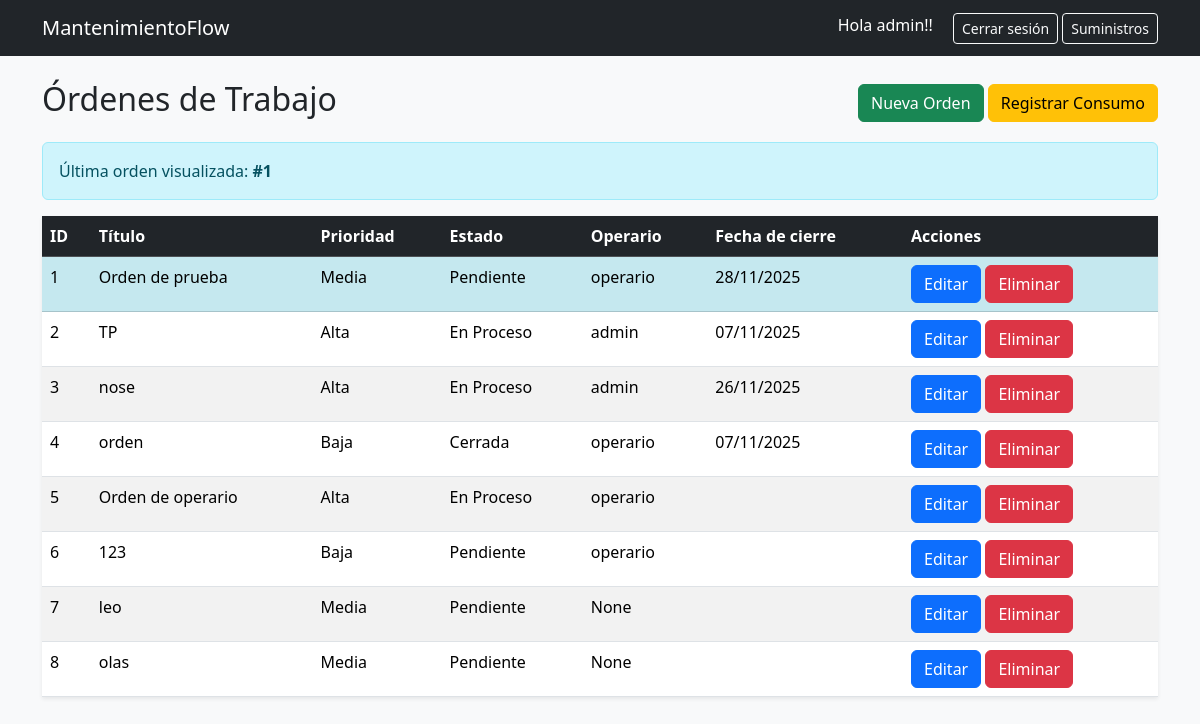
The app's page / (signed in), older data.
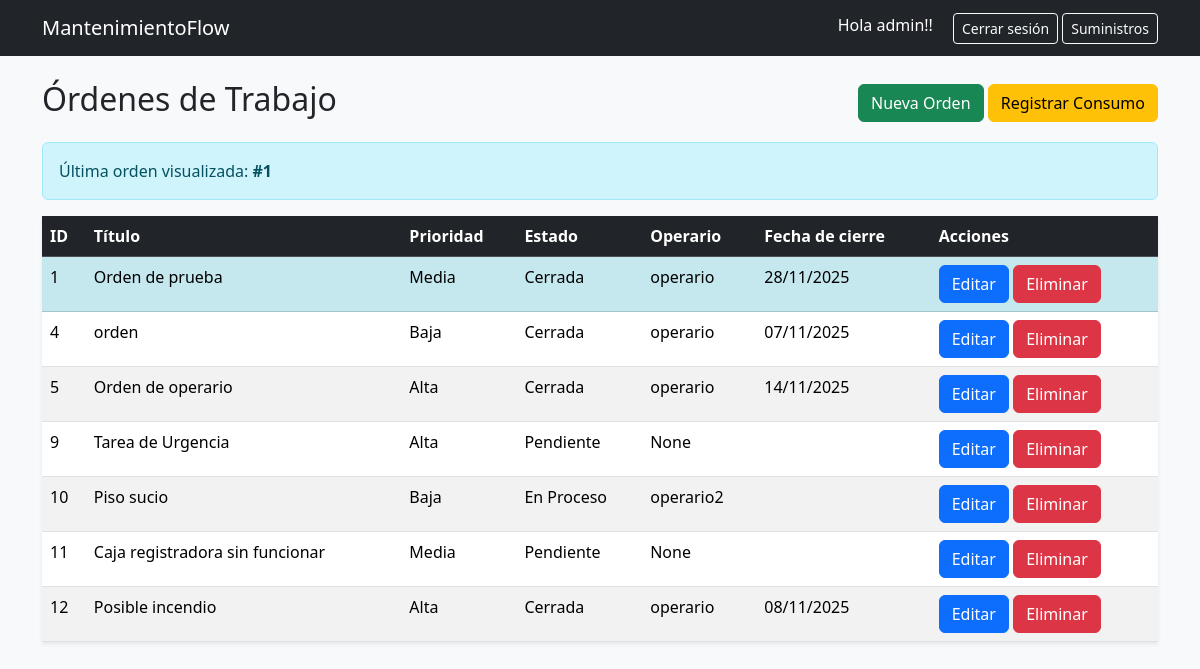
The same page, newer data.
### mantenimiento/models.py (models this page shows, shortened)
class OrdenDeTrabajo(models.Model):
    PRIORIDAD = [
        ('Baja', 'Baja'),
        ('Media', 'Media'),
        ('Alta', 'Alta')
    ]
    ESTADO = [
        ('Pendiente', 'Pendiente'),
        ('En Proceso', 'En Proceso'),
        ('Cerrada', 'Cerrada')
    ]
    titulo = models.CharField(max_length=100)
    descripcion_falla = models.TextField()
    prioridad = models.CharField(max_length=10, choices=PRIORIDAD)
    fecha_creacion = models.DateField(auto_now_add=True)
    fecha_cierre_real = models.DateField(null=True, blank=True)
    estado = models.CharField(max_length=15, choices=ESTADO, default='Pendiente')
    creador = models.ForeignKey(User, related_name='ordenes_creadas', on_delete=models.CASCADE)
    operario_asignado = models.ForeignKey(User, related_name='ordenes_asignadas', null=True, blank=True, on_delete=models.SET_NULL)

### mantenimiento/views.py (the view)
# urls.py: path('', views.orden_list, name='orden_list'),
@login_required
def orden_list(request):
    user = request.user
    if user.groups.filter(name='Operario').exists():
        ordenes = OrdenDeTrabajo.objects.filter(creador=user) | OrdenDeTrabajo.objects.filter(operario_asignado=user)
    else:
        ordenes = OrdenDeTrabajo.objects.all()
    ultima = request.session.get('ultima_orden')
    return render(request, 'orden_list.html', {'ordenes': ordenes, 'ultima_orden': ultima})

### mantenimiento/templates/orden_list.html (shortened to what this page needs)
{% extends "base.html" %}
{% block content %}
<div class="d-flex justify-content-between align-items-center mb-3">
  <h2>Órdenes de Trabajo</h2>
  <div>
    {% if perms.mantenimiento.add_ordendetrabajo %}
    <a href="{% url 'crear_orden' %}" class="btn btn-success">Nueva Orden</a>
    {% endif %}
    {% if perms.mantenimiento.add_consumosuministro %}
    <a href="{% url 'registrar_consumo' %}" class="btn btn-warning">Registrar Consumo</a>
    {% endif %}
  </div>
</div>
{% if ultima_orden %}
  <div class="alert alert-info">
    Última orden visualizada: <strong>#{{ ultima_orden }}</strong>
  </div>
{% endif %}
{% if ordenes %}
  <table class="table table-striped shadow-sm">
    <thead class="table-dark">
      <tr>
        <th>ID</th>
        <th>Título</th>
        <th>Prioridad</th>
        <th>Estado</th>
        <th>Operario</th>
        <th>Fecha de cierre</th>
        <th>Acciones</th>
      </tr>
    </thead>
    <tbody>
      {% for orden in ordenes %}
      <tr {% if orden.id|stringformat:"s" == ultima_orden|stringformat:"s" %}class="table-info"{% endif %}>
        <td>{{ orden.id }}</td>
        <td>{{ orden.titulo }}</td>
        <td>{{ orden.prioridad }}</td>
        <td>{{ orden.estado }}</td>
        <td>{{ orden.operario_asignado }}</td>
        <td>{{ orden.fecha_cierre_real|date:"d/m/Y" }}</td>
        <td>
          {% if perms.mantenimiento.change_ordendetrabajo %}
            <a href="{% url 'asignar_orden' orden.id %}" class="btn btn-primary ">Editar</a>
          {% endif %}
          {% if perms.mantenimiento.delete_ordendetrabajo %}
            <a href="{% url 'eliminar_orden' orden.id %}" class="btn btn-danger">Eliminar</a>
          {% endif %}
        </td>
      </tr>
      {% endfor %}
    </tbody>
  </table>
{% else %}
  <div class="alert alert-secondary text-center">
    No hay órdenes registradas.
  </div>
{% endif %}
{% endblock %}

### mantenimiento/templates/base.html (shortened to what this page needs)
<!DOCTYPE html>
<html lang="es">
<head>
  <link href="https://cdn.jsdelivr.net/npm/bootstrap@5.3.3/dist/css/bootstrap.min.css" rel="stylesheet">
  {% load static %}
</head>
<body class="bg-light">
  <nav class="navbar navbar-expand-lg navbar-dark bg-dark">
    <div class="container">
      <a class="navbar-brand" href="{% url 'orden_list' %}"> MantenimientoFlow</a>
      <div class="d-flex gap-1">
        {% if user.is_authenticated %}
          <span class="text-white me-3">Hola {{ user.username }}!!</span>
          <form action="{% url 'logout' %}" method="post" class="d-inline">
            <button type="submit" class="btn btn-outline-light btn-sm">Cerrar sesión</button>
          </form>
        {% else %}
          <a href="{% url 'login' %}" class="btn btn-outline-light btn-sm">Iniciar sesión</a>
        {% endif %}
        {% if perms.mantenimiento.view_suministro %}
          <a class="btn btn-outline-light btn-sm" href="{% url 'listar_suministros' %}">Suministros</a>
        {% endif %}
      </div>
    </div>
  </nav>
  <main class="container mt-4 mb-5">
    {% block content %}{% endblock %}
  </main>
</body>
</html>

Row changes from the older to the newer data that the page shows:
removed OrdenDeTrabajo: id "2", titulo "TP", prioridad "Alta", estado "En Proceso", operario_asignado "admin", fecha_cierre_real "07/11/2025"
removed OrdenDeTrabajo: id "3", titulo "nose", prioridad "Alta", estado "En Proceso", operario_asignado "admin", fecha_cierre_real "26/11/2025"
removed OrdenDeTrabajo: id "6", titulo "123", prioridad "Baja", estado "Pendiente", operario_asignado "operario"
removed OrdenDeTrabajo: id "7", titulo "leo", prioridad "Media", estado "Pendiente", operario_asignado "None"
removed OrdenDeTrabajo: id "8", titulo "olas", prioridad "Media", estado "Pendiente", operario_asignado "None"
changed OrdenDeTrabajo "Orden de prueba": estado "Pendiente" → "Cerrada"
changed OrdenDeTrabajo "Orden de operario": estado "En Proceso" → "Cerrada"; fecha_cierre_real (not shown) → "14/11/2025"
added OrdenDeTrabajo: id "9", titulo "Tarea de Urgencia", prioridad "Alta", estado "Pendiente", operario_asignado "None"
added OrdenDeTrabajo: id "10", titulo "Piso sucio", prioridad "Baja", estado "En Proceso", operario_asignado "operario2"
added OrdenDeTrabajo: id "11", titulo "Caja registradora sin funcionar", prioridad "Media", estado "Pendiente", operario_asignado "None"
added OrdenDeTrabajo: id "12", titulo "Posible incendio", prioridad "Alta", estado "Cerrada", operario_asignado "operario", fecha_cierre_real "08/11/2025"
